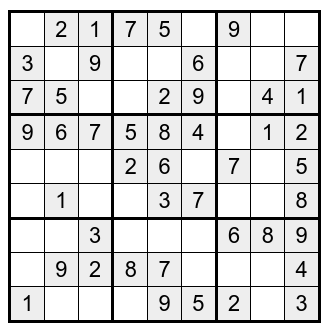
#> input picture main_program/images/sudoku_faint_borders.png, 331 x 333 px
$ python convert_sudoku_image_to_csv.py
#> lines starting #> are read from the running program, lines starting #| are printed output that depends on the picture; after the words box and inside, x2 and y2 are one past the last pixel; in counts of white or black regions, pixels touching at a corner belong together
import cv2
import pytesseract
import numpy as np

def load_and_prepare_image(path_to_image:str)->np.ndarray:
    """
    first loads the image, then continue to prepare it for further manipulation

    path_to_image (str): the relative path to the sudoku image

    return: opencv image (NumPy array)
    """
#> called with path_to_image = './images/sudoku_faint_borders.png'
    img = cv2.imread(path_to_image)
#> img is the input picture: shape (333, 331, 3); min 0, max 255, mean 216.1

    # converts it to grayscale
    gray = cv2.cvtColor(img, cv2.COLOR_BGR2GRAY)

    # converts it to black and white
    thresh = cv2.adaptiveThreshold(gray,
                            255, # make the background white to the highest intensity
                            cv2.ADAPTIVE_THRESH_MEAN_C, # not sure what the rest of these does...
                            cv2.THRESH_BINARY_INV,
                            11,
                            2)
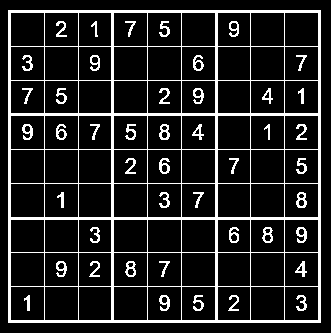
#> thresh: shape (333, 331); 13.2% white; 46 white regions, largest, box (x1, y1, x2, y2) and area: (8, 10, 321, 323) 10944, (159, 124, 170, 140) 99, (159, 158, 170, 174) 99
    return thresh


def crop_image(uncropped_img:np.ndarray)->np.ndarray:
    """
    Crops the image based on the surrouding, external bounding box

    uncropped_img (NumPy array for opencv images): uncropped image of the sudoku grid

    return: opencv image
    """
    # first find the external contours of the image

    surrounding_contour, _ = cv2.findContours(uncropped_img,
                                cv2.RETR_EXTERNAL,# only return the external contour
                                cv2.CHAIN_APPROX_SIMPLE) # probably some algorithm to find contours
#> surrounding_contour = [[[8, 10], [8, 322], [320, 322], [320, 10]]]
#     surrounding_contour = max(possible_surrounding_contour, key=cv2.contourArea)
#
#     # Get the 4 corners
#     epsilon = 0.02 * cv2.arcLength(surrounding_contour, True)
#     approx = cv2.approxPolyDP(surrounding_contour, epsilon, True)


    # surrounding contour should only be of length one
    # gets the bounding rectangle of the surrounding borders
    if len(surrounding_contour) == 1:
        x, y, w, h = cv2.boundingRect(surrounding_contour[0])
#> x = 8; y = 10; w = 313; h = 313

        # crop the image
        # this syntax just says, get the pixel from y until y + h, from x until x + w
        cropped_image = uncropped_img[y:y+h, x:x+h]
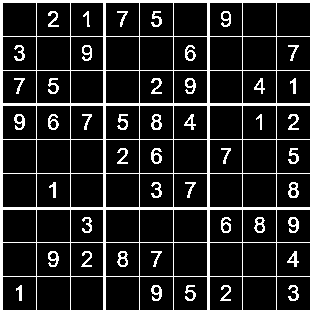
#> cropped_image: shape (313, 313); 14.8% white; 46 white regions

        return cropped_image
    else:
        raise Exception("Please retake the picture. Can't find external borders. ")


def get_cells(sudoku_img:np.ndarray)->list:
    """
    Given an image of a sudoku puzzle, this function will split the image into 81 images of its cells.

    sudoku_img (NumPy array for opencv images): an image of the sudoku puzzle

    return: a 2d list representing the grid of a sudoku puzzle
    """
    contours, _ = cv2.findContours(sudoku_img,
                                cv2.RETR_LIST, # returns list of all contours
                                cv2.CHAIN_APPROX_SIMPLE)
#> contours = 149 contours, 2 with area under 20; largest, box (x1, y1, x2, y2) and area: (0, 0, 313, 313) 97344, (276, 276, 311, 311) 1154, (242, 276, 277, 311) 1154, (173, 276, 208, 311) 1154, (139, 276, 174, 311) 1154
    sudoku_img_height, sudoku_img_width = sudoku_img.shape[:2]
#> sudoku_img_height = 313; sudoku_img_width = 313
    image_area = sudoku_img_height * sudoku_img_width
#> image_area = 97969

    def filter_contours(contour_to_check):
        contour_area = cv2.contourArea(contour_to_check)
#> contour_area = 34

        # a bit arbitrary but decide that contour isn't a grid if:
        # - size is bigger than 0.9 of image size (filter out surrounding border contour)
        is_surrounding_border = (contour_area > image_area*0.9)
#> is_surrounding_border = False
        # - size is smaller than image_area/81 * 0.75 which is the theoretical size but add 0.75 error tolerance (to filter out numbers) or has aspect ratio that isn't "square enough"
        is_too_small = (contour_area < (image_area/81)*0.75)
#> is_too_small = True

        width, height = cv2.boundingRect(contour_to_check)[2:]
#> width = 7; height = 8
        aspect_ratio = width/float(height)
#> aspect_ratio = 0.875

        is_square_enough = (0.8 < aspect_ratio < 1.2)
#> is_square_enough = True

        return (not is_surrounding_border) and (not is_too_small) and (is_square_enough)

    grid_contour = list(filter(filter_contours, contours))
#> grid_contour = 81 contours; largest, box (x1, y1, x2, y2) and area: (276, 276, 311, 311) 1154, (242, 276, 277, 311) 1154, (173, 276, 208, 311) 1154, (139, 276, 174, 311) 1154, (105, 276, 140, 311) 1154

    # after filtering contour, order the pictures into a 2d list representing a grid
    if len(grid_contour) == 81:
        # check that there are 81 cells in the grids

        # sort the list of grids
        list_of_coord_and_cell = []
        for cell in grid_contour:
            x, y, w, h = cv2.boundingRect(cell)
            # first find the centroid of the cell. (y, x) instead of (x, y) for sorting purposes
            # then normalize it to 9x9 (floor it to fit)
            coordinates_of_centroid = (int(((y+(h/2))/sudoku_img_height)*9),
                                        int(((x+(w/2))/sudoku_img_width)*9))
            # print(coordinates_of_centroid, (y+ (h/2), x + (w/2)))
            # get the image cropped via contour
            y1 = max(0, y + int(0.075 * h))
            y2 = min(sudoku_img_height, y + int(0.925 * h))
            x1 = max(0, x + int(0.075 * w))
            x2 = min(sudoku_img_width, x + int(0.925 * w))

            image_of_cell = sudoku_img[y1:y2, x1:x2]


            # image_of_cell = sudoku_img[y:y+h, x:x+w]

            list_of_coord_and_cell.append((*coordinates_of_centroid, image_of_cell))
#> this loop made 81 passes
#> (x, y, w, h, coordinates_of_centroid, y1, y2, x1) on passes 1 to 12: (276, 276, 35, 35, (8, 8), 278, 308, 278), (242, 276, 35, 35, (8, 7), 278, 308, 244), (209, 276, 34, 35, (8, 6), 278, 308, 211), (173, 276, 35, 35, (8, 5), 278, 308, 175), (139, 276, 35, 35, (8, 4), 278, 308, 141), (105, 276, 35, 35, (8, 3), 278, 308, 107), (70, 276, 34, 35, (8, 2), 278, 308, 72), (36, 276, 35, 35, (8, 1), 278, 308, 38), (2, 276, 35, 35, (8, 0), 278, 308, 4), (276, 242, 35, 35, (7, 8), 244, 274, 278), (242, 242, 35, 35, (7, 7), 244, 274, 244), (209, 242, 34, 35, (7, 6), 244, 274, 211)
#> pass 1, in get_cells, `image_of_cell = sudoku_img[y1:y2, x1:x2]`:
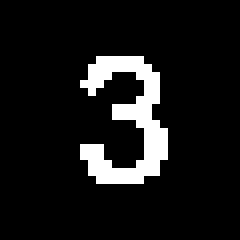
#> image_of_cell: shape (30, 30) (shown 8 times larger); 9.2% white in thin lines or dots, all inside (x1, y1, x2, y2) = (10, 7, 21, 23)
#> pass 3, in get_cells, `image_of_cell = sudoku_img[y1:y2, x1:x2]`:
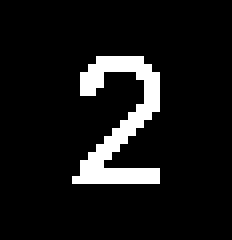
#> image_of_cell: shape (30, 29) (shown 8 times larger); 8.7% white in thin lines or dots, all inside (x1, y1, x2, y2) = (9, 7, 20, 23)
#> after the loop, list_of_coord_and_cell = 81 items


        # sort the list
        list_of_coord_and_cell.sort()
        # [5 lines of commented-out code are left out]
        list_of_sorted_cells = [cell[2] for cell in list_of_coord_and_cell]
#> list_of_sorted_cells = 81 items
#> `list_of_cells = get_cells(sudoku_img)`: list_of_cells = 9 items
        # print(list_of_sorted_cells)
        # turn the list into a 2d list which contains 9 list of 9 elements and zreturns it
        # return np.array(list_of_sorted_cells, dtype=object).reshape((9, 9)).tolist()
        return [list_of_sorted_cells[i * 9:(i + 1) * 9] for i in range(9)]

    else:
        raise Exception("Please take another picture. Make sure the sudoku grid is square.")

def image_to_num_grid(grid_of_img:list, path_to_pytesseract:str="/sbin/tesseract") -> list:
    """
    Inputs a 2d, 9x9 list containing opencv images which represents a sudoku cell.

    grid_of_img (list): a 2d list of opencv images (NumPy array)

    path_to_pytesseract (str): a path to either pytesseract.exe or just pytesseract. Can be found using "find / -type d -name tessdata 2>/dev/null" for UNIX systems

    For UNIX systems, make sure to export TESSDATA_PREFIX=/path/to/tessdata to ~/.bashrc
    And download eng.traineddata into /path/to/tessdata/
    From: https://github.com/tesseract-ocr/tessdata

    return: a 2d list of numbers (0 to 9)
    """
#> called with path_to_pytesseract = '/usr/bin/tesseract'
    pytesseract.pytesseract.tesseract_cmd = path_to_pytesseract
    # assume 9x9 grid. Can't bother to check...

    def str_to_int(text):
        # print(text)
        if text != '':
            return int(text)
        else:
            return 0

    grid_of_num = grid_of_img.copy()
#> grid_of_num = 9 items

    for y in range(9):
        for x in range(9):
            # inverting the image back to white background
            # cv2.imshow(f"{x}, {y}", grid_of_img[y][x])
            # cv2.waitKey(0)
            inverted_img = cv2.bitwise_not(grid_of_img[y][x])
            text = pytesseract.image_to_string(inverted_img,
             lang='eng',
            config='--psm 10 -c tessedit_char_whitelist=0123456789')
            grid_of_num[y][x] = str_to_int(text.strip())
#> inverted_img: shape (30, 30); every value is 255

    return grid_of_num

def print_sudoku_table(grid_of_num:list):
    """
    grid_of_num (list): 2d list, a list of 9 list of 9 elements representing a sudoku table


    """


if __name__ == "__main__":
    print("Loading image...")
    sudoku_img = load_and_prepare_image("./images/sudoku_faint_borders.png")
    print("Cropping image...")
    sudoku_img = crop_image(sudoku_img)
    print("Splitting cells...")
    # list of cells as a 2d list
    list_of_cells = get_cells(sudoku_img)
    print("Using OCR...")
    # print(list_of_cells)
    print(np.matrix(image_to_num_grid(list_of_cells, "/usr/bin/tesseract")))
#> (the call stopped at in image_to_num_grid, `text = pytesseract.image_to_string(inverted_img, lang='eng', config='-..`: pytesseract is not available in this run)
    cv2.destroyAllWindows()

$ run again, with main_program/images/feh_008150_000001_sudoku.png copied over main_program/images/sudoku_faint_borders.png
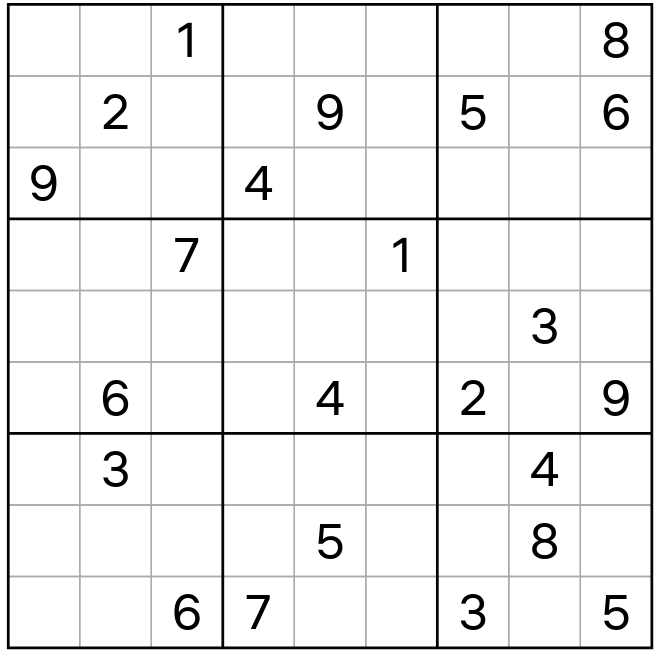
#> input picture main_program/images/feh_008150_000001_sudoku.png, 658 x 651 px
#> in load_and_prepare_image, img is the input picture: shape (651, 658, 3); min 0, max 255, mean 239.3
#> in load_and_prepare_image, `thresh = cv2.adaptiveThreshold(gray, 255,`:
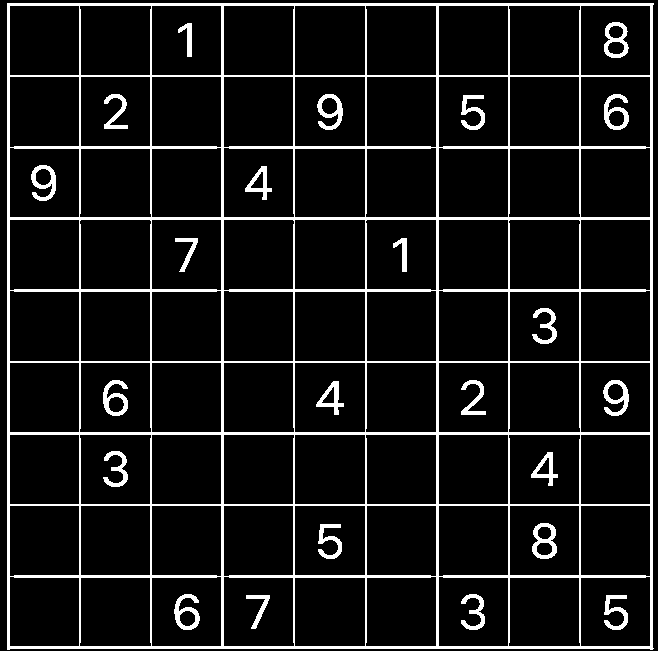
#> thresh: shape (651, 658); 9.4% white; 24 white regions
#> surrounding_contour = 1 contour; box (x1, y1, x2, y2) and area: (7, 3, 654, 650) 416032
#> in crop_image, `x, y, w, h = cv2.boundingRect(surrounding_contour[0])`: x = 7; y = 3; w = 647
#> in crop_image, `cropped_image = uncropped_img[y:y+h, x:x+h]`:
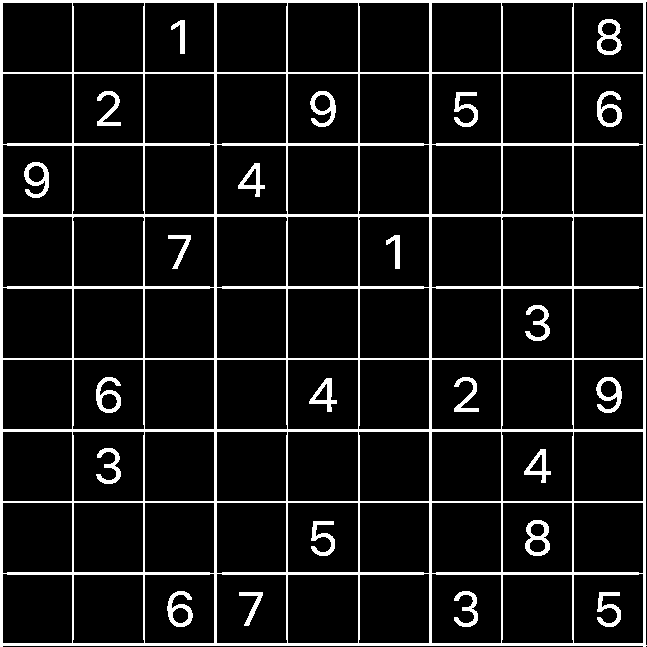
#> cropped_image: shape (647, 647); 9.6% white; 24 white regions
#> contours = 118 contours; largest, box (x1, y1, x2, y2) and area: (0, 0, 647, 647) 416032, (287, 502, 359, 573) 4968, (287, 431, 359, 502) 4968, (287, 359, 359, 430) 4968, (287, 288, 359, 359) 4968
#> contour_area = 201
#> is_surrounding_border = False
#> is_too_small = True
#> width = 17
#> aspect_ratio = 1
#> is_square_enough = True
#> grid_contour = 81 contours; largest, box (x1, y1, x2, y2) and area: (287, 502, 359, 573) 4968, (287, 431, 359, 502) 4968, (287, 359, 359, 430) 4968, (287, 288, 359, 359) 4968, (287, 216, 359, 287) 4968
#> the loop in get_cells, `for cell in grid_contour:` made 81 passes
#> (x, y, w, h, coordinates_of_centroid, y1, y2, x1) on passes 1 to 8: (501, 574, 73, 70, (8, 7), 579, 638, 506), (287, 574, 72, 70, (8, 4), 579, 638, 292), (72, 574, 73, 70, (8, 1), 579, 638, 77), (573, 573, 71, 71, (8, 8), 578, 638, 578), (431, 573, 71, 71, (8, 6), 578, 638, 436), (358, 573, 72, 71, (8, 5), 578, 638, 363), (216, 573, 72, 71, (8, 3), 578, 638, 221), (144, 573, 71, 71, (8, 2), 578, 638, 149)
#> after the loop in get_cells, `for cell in grid_contour:`: list_of_coord_and_cell = 81 items
#> list_of_cells = 9 items
